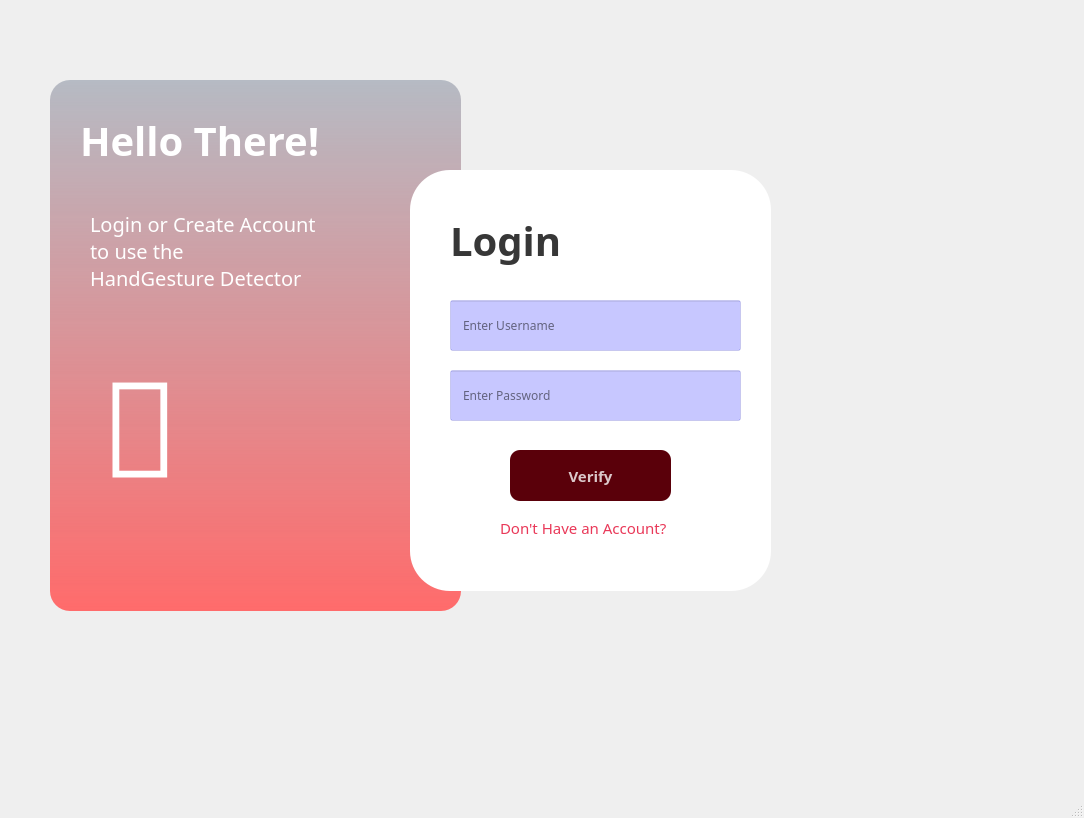
<?xml version="1.0" encoding="UTF-8"?>
<ui version="4.0">
 <class>RedirectWindow</class>
 <widget class="QMainWindow" name="RedirectWindow">
  <property name="geometry">
   <rect>
    <x>0</x>
    <y>0</y>
    <width>1084</width>
    <height>818</height>
   </rect>
  </property>
  <property name="font">
   <font>
    <family>Mongolian Baiti</family>
   </font>
  </property>
  <property name="windowTitle">
   <string>MainWindow</string>
  </property>
  <widget class="QWidget" name="centralwidget">
   <widget class="QWidget" name="widget" native="true">
    <property name="geometry">
     <rect>
      <x>20</x>
      <y>60</y>
      <width>821</width>
      <height>691</height>
     </rect>
    </property>
    <widget class="QLabel" name="label">
     <property name="geometry">
      <rect>
       <x>390</x>
       <y>110</y>
       <width>361</width>
       <height>421</height>
      </rect>
     </property>
     <property name="font">
      <font>
       <weight>75</weight>
       <bold>true</bold>
      </font>
     </property>
     <property name="styleSheet">
      <string notr="true">background-color:rgba(255,255,255,255);
border-radius:40px;</string>
     </property>
     <property name="text">
      <string/>
     </property>
    </widget>
    <widget class="QLabel" name="label_2">
     <property name="geometry">
      <rect>
       <x>30</x>
       <y>20</y>
       <width>411</width>
       <height>531</height>
      </rect>
     </property>
     <property name="styleSheet">
      <string notr="true">background-color: qlineargradient(spread:pad, x1:0, y1:0, x2:0, y2:1, stop:0 rgba(85, 98, 122, 95), stop:1 rgba(255, 107, 107, 255));
border-radius:20px;</string>
     </property>
     <property name="text">
      <string/>
     </property>
    </widget>
    <widget class="QLabel" name="label_3">
     <property name="geometry">
      <rect>
       <x>430</x>
       <y>150</y>
       <width>161</width>
       <height>61</height>
      </rect>
     </property>
     <property name="font">
      <font>
       <pointsize>30</pointsize>
       <weight>75</weight>
       <bold>true</bold>
      </font>
     </property>
     <property name="styleSheet">
      <string notr="true">color:rgba(0,0,0,200);</string>
     </property>
     <property name="text">
      <string>Login</string>
     </property>
    </widget>
    <widget class="QLineEdit" name="lineEdit">
     <property name="geometry">
      <rect>
       <x>430</x>
       <y>240</y>
       <width>291</width>
       <height>51</height>
      </rect>
     </property>
     <property name="styleSheet">
      <string notr="true">background-color:rgba(0,0,255,56);
padding-left:10px;</string>
     </property>
     <property name="text">
      <string/>
     </property>
     <property name="placeholderText">
      <string>Enter Username</string>
     </property>
    </widget>
    <widget class="QLineEdit" name="lineEdit_2">
     <property name="geometry">
      <rect>
       <x>430</x>
       <y>310</y>
       <width>291</width>
       <height>51</height>
      </rect>
     </property>
     <property name="styleSheet">
      <string notr="true">background-color:rgba(0,0,255,56);
padding-left:10px;</string>
     </property>
     <property name="text">
      <string/>
     </property>
     <property name="placeholderText">
      <string>Enter Password</string>
     </property>
    </widget>
    <widget class="QPushButton" name="pushButton">
     <property name="geometry">
      <rect>
       <x>490</x>
       <y>390</y>
       <width>161</width>
       <height>51</height>
      </rect>
     </property>
     <property name="font">
      <font>
       <pointsize>11</pointsize>
       <weight>75</weight>
       <bold>true</bold>
      </font>
     </property>
     <property name="styleSheet">
      <string notr="true">QPushButton#pushButton {
    background-color: rgba(90, 0, 10, 255);
    color: rgba(255, 255, 255, 200);
    border-radius: 10px;
}

QPushButton#pushButton:pressed {
    padding-left: 5px;
    padding-top: 5px;
    background-color: rgba(65, 78, 92, 255); 
}

QPushButton#pushButton:hover {
    background-color: rgba(105, 118, 132, 255);
}</string>
     </property>
     <property name="text">
      <string>Verify</string>
     </property>
    </widget>
    <widget class="QLabel" name="label_4">
     <property name="geometry">
      <rect>
       <x>480</x>
       <y>460</y>
       <width>191</width>
       <height>16</height>
      </rect>
     </property>
     <property name="font">
      <font>
       <pointsize>11</pointsize>
      </font>
     </property>
     <property name="styleSheet">
      <string notr="true">color:rgba(227, 8, 48, 0.8);</string>
     </property>
     <property name="text">
      <string>Don't Have an Account?</string>
     </property>
     <property name="textFormat">
      <enum>Qt::PlainText</enum>
     </property>
    </widget>
    <widget class="QLabel" name="label_5">
     <property name="geometry">
      <rect>
       <x>60</x>
       <y>50</y>
       <width>311</width>
       <height>61</height>
      </rect>
     </property>
     <property name="font">
      <font>
       <pointsize>30</pointsize>
       <weight>75</weight>
       <bold>true</bold>
      </font>
     </property>
     <property name="styleSheet">
      <string notr="true">color:rgba(255, 255, 255, 255);</string>
     </property>
     <property name="text">
      <string>Hello There!</string>
     </property>
    </widget>
    <widget class="QLabel" name="label_6">
     <property name="geometry">
      <rect>
       <x>70</x>
       <y>150</y>
       <width>281</width>
       <height>81</height>
      </rect>
     </property>
     <property name="font">
      <font>
       <pointsize>15</pointsize>
      </font>
     </property>
     <property name="styleSheet">
      <string notr="true">color:rgba(255,255,255);</string>
     </property>
     <property name="text">
      <string>Login or Create Account 
to use the
HandGesture Detector</string>
     </property>
    </widget>
    <widget class="QLabel" name="label_7">
     <property name="geometry">
      <rect>
       <x>80</x>
       <y>250</y>
       <width>231</width>
       <height>231</height>
      </rect>
     </property>
     <property name="font">
      <font>
       <family>MS PGothic</family>
       <pointsize>100</pointsize>
      </font>
     </property>
     <property name="styleSheet">
      <string notr="true">color:rgba(255,255,255);</string>
     </property>
     <property name="text">
      <string>👋</string>
     </property>
    </widget>
    <zorder>label_2</zorder>
    <zorder>label</zorder>
    <zorder>label_3</zorder>
    <zorder>lineEdit</zorder>
    <zorder>lineEdit_2</zorder>
    <zorder>pushButton</zorder>
    <zorder>label_4</zorder>
    <zorder>label_5</zorder>
    <zorder>label_6</zorder>
    <zorder>label_7</zorder>
   </widget>
  </widget>
  <widget class="QMenuBar" name="menubar">
   <property name="geometry">
    <rect>
     <x>0</x>
     <y>0</y>
     <width>1084</width>
     <height>26</height>
    </rect>
   </property>
  </widget>
  <widget class="QStatusBar" name="statusbar"/>
 </widget>
 <resources/>
 <connections/>
</ui>
